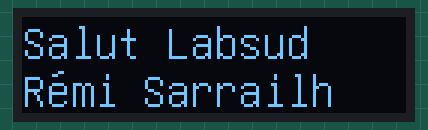
This sketch was run on a simulated Arduino Uno, built with avr-gcc and run on an emulated ATmega328P. On the bench: 128×32 one-colour display.

Above: at 0.3 s.

The sketch:

oled.ino
```cpp
/* SETTINGS */
#include <Wire.h> //I2C
#include <U8g2lib.h>
U8G2_SSD1306_128X32_UNIVISION_1_HW_I2C u8g2(U8G2_R0, U8X8_PIN_NONE, SCL, SDA);   // pin remapping with ESP8266 HW I2C
String oled_line1;
String oled_line2;

void setup() {
  Serial.begin(9600);
  u8g2.begin();
  u8g2.enableUTF8Print();
  oled_line1 = "Salut Labsud";
  oled_line2 = "Rémi Sarrailh";
  printScreen();
}

void loop()
{
    //printScreen();
}

void printScreen() {
  u8g2.setFont(u8g2_font_unifont_t_latin);
  u8g2.firstPage();
  do {
    u8g2.setCursor(0, 14);
    u8g2.println(oled_line1);  // write something to the internal memory
    u8g2.setCursor(0, 30);
    u8g2.println(oled_line2);  // write something to the internal memory
  }
  while ( u8g2.nextPage() );
}
```
